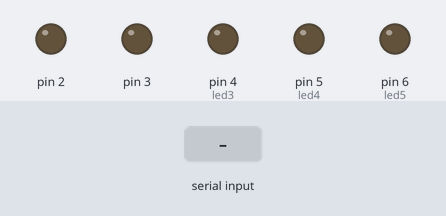
A sketch run on a simulated Arduino Uno, built with avr-gcc and run on an emulated ATmega328P. Shown: output pins drawn as LEDs (lit = HIGH). The inputs (shaded band) are chosen by the test bench.

Above: at 1.2 s.
1.3 s: "a" received over Serial
At 2.1 s:
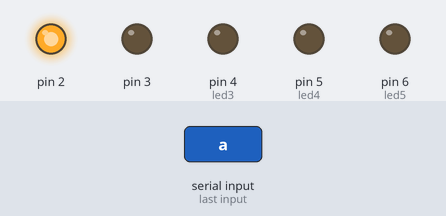
3.8 s: "b" received over Serial
At 4.1 s:
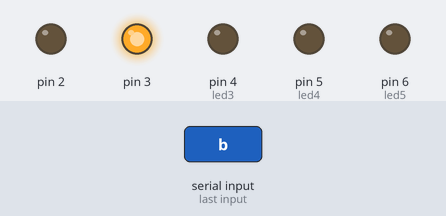
6.3 s: "c" received over Serial
7.8 s: "d" received over Serial
9.3 s: "e" received over Serial
Timing chart, 0 to 11.8 s (numbered marks = the images above; inputs shaded):
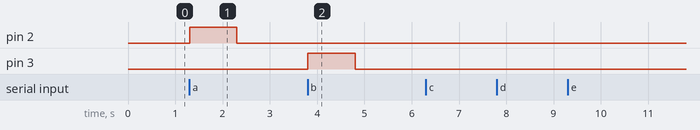

The sketch:

Taller_3_punto_4.ino
```cpp
/*
 * Dependiendo del dato recibido por puerto serie, realiza una accion con el uso de la sentencia switch
 * sE ENVIARAN LOS CARACTERES A,B,C,D,E, Y SE ENCENDERAN LOS PINES DEL 2 A 6, SEGÚN EL CARACTER RECIBIDO
 * Los demas caracteres mandendran apagados los led
 */


int led1 = 2;
int led2 = 3;
int led3 = 4;
int led4 = 5;
int led5 = 6;
int led6 = 7;

int inByte =0;

void setup() {
  Serial.begin(9600);
  for(int thisPin = 2; thisPin<7; thisPin++)
  {
    pinMode(thisPin, OUTPUT);
  }
  /*
  pinMode(led1, OUTPUT);
  pinMode(led2, OUTPUT);
  pinMode(led3, OUTPUT);
  pinMode(led4, OUTPUT);
  pinMode(led5, OUTPUT);
  pinMode(led6, OUTPUT);
  */
}

void loop() {
  // LECTURA DEL PUERTO SRRIAL
  if(Serial.available()>=0)
  {
    inByte = Serial.read();
  }

  switch(inByte)
  {
    case 'a':
      digitalWrite(2,HIGH);
      delay(1000);                        //retardo necesario para verificar la acción
      break;
    case 'b':
      digitalWrite(3,HIGH);
      delay(1000);
      break;
    case 'c':
      digitalWrite(led3,HIGH);
      break;
    case 'd':
      digitalWrite(led4,HIGH);
      break;
    case 'e':
      digitalWrite(led5,HIGH);
      break;
    default:                  //caso llamado defaul, utilizado para representar los casos faltantes
      for(int thisPin = 2; thisPin <7; thisPin++)
      {
        digitalWrite(thisPin, LOW);
      }
  }

}
```

Measured:
- after the input at 1.3 s, pin 2: LOW → HIGH at once, → LOW 1.0 s later
- after the input at 3.8 s, pin 3: LOW → HIGH at once, → LOW 1.0 s later
